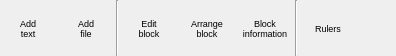
        <widget class="QWidget" name="TopLayout_3" native="true">
         <property name="sizePolicy">
          <sizepolicy hsizetype="Preferred" vsizetype="Fixed">
           <horstretch>0</horstretch>
           <verstretch>0</verstretch>
          </sizepolicy>
         </property>
         <property name="minimumSize">
          <size>
           <width>0</width>
           <height>56</height>
          </size>
         </property>
         <property name="maximumSize">
          <size>
           <width>16777215</width>
           <height>56</height>
          </size>
         </property>
         <property name="font">
          <font>
           <pointsize>8</pointsize>
          </font>
         </property>
         <property name="styleSheet">
          <string notr="true">QToolButton {
	background-color: transparent;
	border: none; 
    font-size: 9px;
}
QToolButton:hover{ 
    border: 2px solid #8f8f91;
     border-radius: 6px;
     background-color: qlineargradient(x1: 0, y1: 0, x2: 0, y2: 1,
                                       stop: 0 #f6f7fa, stop: 1 #dadbde);
}
QToolButton:pressed {
    border: 2px solid #8f8f91;
     border-radius: 6px;
     background-color: qlineargradient(x1: 0, y1: 0, x2: 0, y2: 1,
                                       stop: 0 #f6f7fa, stop: 1 #dadbde);
 }
</string>
         </property>
         <layout class="QHBoxLayout" name="horizontalLayout_35">
          <property name="spacing">
           <number>2</number>
          </property>
          <property name="leftMargin">
           <number>0</number>
          </property>
          <property name="topMargin">
           <number>0</number>
          </property>
          <property name="rightMargin">
           <number>0</number>
          </property>
          <property name="bottomMargin">
           <number>0</number>
          </property>
          <item>
           <widget class="QToolButton" name="AddTextBlock">
            <property name="minimumSize">
             <size>
              <width>56</width>
              <height>56</height>
             </size>
            </property>
            <property name="maximumSize">
             <size>
              <width>56</width>
              <height>56</height>
             </size>
            </property>
            <property name="font">
             <font>
              <pointsize>-1</pointsize>
             </font>
            </property>
            <property name="toolTip">
             <string>Add a new text block</string>
            </property>
            <property name="text">
             <string>Add
text</string>
            </property>
            <property name="icon">
             <iconset resource="../RSCffDiaporama.qrc">
              <normaloff>:/img/add_text.png</normaloff>:/img/add_text.png</iconset>
            </property>
            <property name="iconSize">
             <size>
              <width>24</width>
              <height>24</height>
             </size>
            </property>
            <property name="shortcut">
             <string>Ctrl+Ins</string>
            </property>
            <property name="toolButtonStyle">
             <enum>Qt::ToolButtonTextUnderIcon</enum>
            </property>
           </widget>
          </item>
          <item>
           <widget class="QToolButton" name="AddFileBlock">
            <property name="minimumSize">
             <size>
              <width>56</width>
              <height>56</height>
             </size>
            </property>
            <property name="maximumSize">
             <size>
              <width>56</width>
              <height>56</height>
             </size>
            </property>
            <property name="font">
             <font>
              <pointsize>-1</pointsize>
             </font>
            </property>
            <property name="toolTip">
             <string>Add one or several new blocks of images or video. A file selection dialog appears allowing you to select files.

Note: in case of multiple selection, files are added in the alphabetical order of the filenames or in the digital order of shots (according to the option selected in the configuration dialog).</string>
            </property>
            <property name="text">
             <string>Add
file</string>
            </property>
            <property name="icon">
             <iconset resource="../RSCffDiaporama.qrc">
              <normaloff>:/img/add_image.png</normaloff>:/img/add_image.png</iconset>
            </property>
            <property name="iconSize">
             <size>
              <width>24</width>
              <height>24</height>
             </size>
            </property>
            <property name="shortcut">
             <string>Ins</string>
            </property>
            <property name="toolButtonStyle">
             <enum>Qt::ToolButtonTextUnderIcon</enum>
            </property>
           </widget>
          </item>
          <item>
           <widget class="Line" name="line_6">
            <property name="orientation">
             <enum>Qt::Vertical</enum>
            </property>
           </widget>
          </item>
          <item>
           <widget class="QToolButton" name="EditBT">
            <property name="minimumSize">
             <size>
              <width>56</width>
              <height>56</height>
             </size>
            </property>
            <property name="maximumSize">
             <size>
              <width>56</width>
              <height>56</height>
             </size>
            </property>
            <property name="font">
             <font>
              <pointsize>-1</pointsize>
             </font>
            </property>
            <property name="toolTip">
             <string>Edit block</string>
            </property>
            <property name="text">
             <string>Edit
block</string>
            </property>
            <property name="icon">
             <iconset resource="../RSCffDiaporama.qrc">
              <normaloff>:/img/edit.png</normaloff>:/img/edit.png</iconset>
            </property>
            <property name="iconSize">
             <size>
              <width>24</width>
              <height>24</height>
             </size>
            </property>
            <property name="toolButtonStyle">
             <enum>Qt::ToolButtonTextUnderIcon</enum>
            </property>
           </widget>
          </item>
          <item>
           <widget class="QToolButton" name="ArrangeBT">
            <property name="minimumSize">
             <size>
              <width>56</width>
              <height>56</height>
             </size>
            </property>
            <property name="maximumSize">
             <size>
              <width>56</width>
              <height>56</height>
             </size>
            </property>
            <property name="font">
             <font>
              <pointsize>-1</pointsize>
             </font>
            </property>
            <property name="toolTip">
             <string>Arrange blocks</string>
            </property>
            <property name="text">
             <string>Arrange
block</string>
            </property>
            <property name="icon">
             <iconset resource="../RSCffDiaporama.qrc">
              <normaloff>:/img/Arrange/arrange.png</normaloff>:/img/Arrange/arrange.png</iconset>
            </property>
            <property name="iconSize">
             <size>
              <width>24</width>
              <height>24</height>
             </size>
            </property>
            <property name="toolButtonStyle">
             <enum>Qt::ToolButtonTextUnderIcon</enum>
            </property>
           </widget>
          </item>
          <item>
           <widget class="QToolButton" name="InfoBlockBT">
            <property name="minimumSize">
             <size>
              <width>56</width>
              <height>56</height>
             </size>
            </property>
            <property name="maximumSize">
             <size>
              <width>56</width>
              <height>56</height>
             </size>
            </property>
            <property name="font">
             <font>
              <pointsize>-1</pointsize>
             </font>
            </property>
            <property name="toolTip">
             <string>Display information on image or video file</string>
            </property>
            <property name="text">
             <string>Block
information</string>
            </property>
            <property name="icon">
             <iconset resource="../RSCffDiaporama.qrc">
              <normaloff>:/img/Action_Info.png</normaloff>:/img/Action_Info.png</iconset>
            </property>
            <property name="iconSize">
             <size>
              <width>24</width>
              <height>24</height>
             </size>
            </property>
            <property name="toolButtonStyle">
             <enum>Qt::ToolButtonTextUnderIcon</enum>
            </property>
           </widget>
          </item>
          <item>
           <widget class="Line" name="line_7">
            <property name="orientation">
             <enum>Qt::Vertical</enum>
            </property>
           </widget>
          </item>
          <item>
           <widget class="QToolButton" name="RulersBT">
            <property name="minimumSize">
             <size>
              <width>56</width>
              <height>56</height>
             </size>
            </property>
            <property name="maximumSize">
             <size>
              <width>56</width>
              <height>56</height>
             </size>
            </property>
            <property name="font">
             <font>
              <pointsize>-1</pointsize>
             </font>
            </property>
            <property name="toolTip">
             <string>Allows you to open the rulers settings dialog.</string>
            </property>
            <property name="text">
             <string>Rulers</string>
            </property>
            <property name="icon">
             <iconset resource="../RSCffDiaporama.qrc">
              <normaloff>:/img/ruler_ok.png</normaloff>:/img/ruler_ok.png</iconset>
            </property>
            <property name="iconSize">
             <size>
              <width>24</width>
              <height>24</height>
             </size>
            </property>
            <property name="toolButtonStyle">
             <enum>Qt::ToolButtonTextUnderIcon</enum>
            </property>
           </widget>
          </item>
          <item>
           <spacer name="horizontalSpacer_8">
            <property name="orientation">
             <enum>Qt::Horizontal</enum>
            </property>
            <property name="sizeHint" stdset="0">
             <size>
              <width>40</width>
              <height>20</height>
             </size>
            </property>
           </spacer>
          </item>
         </layout>
        </widget>
